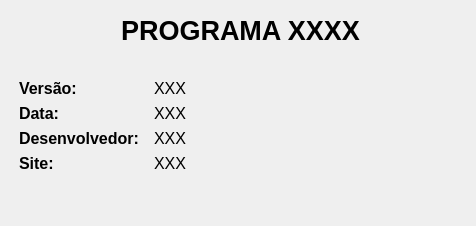
<?xml version="1.0" encoding="UTF-8"?>
<ui version="4.0">
 <class>Dialog</class>
 <widget class="QDialog" name="Dialog">
  <property name="geometry">
   <rect>
    <x>0</x>
    <y>0</y>
    <width>476</width>
    <height>226</height>
   </rect>
  </property>
  <property name="windowTitle">
   <string>Sobre o Programa</string>
  </property>
  <widget class="QLabel" name="lbSoftware">
   <property name="geometry">
    <rect>
     <x>10</x>
     <y>10</y>
     <width>461</width>
     <height>41</height>
    </rect>
   </property>
   <property name="maximumSize">
    <size>
     <width>461</width>
     <height>41</height>
    </size>
   </property>
   <property name="font">
    <font>
     <pointsize>20</pointsize>
     <weight>75</weight>
     <bold>true</bold>
    </font>
   </property>
   <property name="text">
    <string>PROGRAMA XXXX</string>
   </property>
   <property name="alignment">
    <set>Qt::AlignCenter</set>
   </property>
  </widget>
  <widget class="QWidget" name="formLayoutWidget">
   <property name="geometry">
    <rect>
     <x>19</x>
     <y>79</y>
     <width>451</width>
     <height>121</height>
    </rect>
   </property>
   <layout class="QFormLayout" name="formLayout">
    <item row="0" column="0">
     <widget class="QLabel" name="label_2">
      <property name="font">
       <font>
        <pointsize>12</pointsize>
        <weight>75</weight>
        <bold>true</bold>
       </font>
      </property>
      <property name="text">
       <string>Versão:</string>
      </property>
     </widget>
    </item>
    <item row="0" column="1">
     <widget class="QLabel" name="lbVersao">
      <property name="font">
       <font>
        <pointsize>12</pointsize>
        <weight>50</weight>
        <bold>false</bold>
       </font>
      </property>
      <property name="text">
       <string>XXX</string>
      </property>
     </widget>
    </item>
    <item row="1" column="0">
     <widget class="QLabel" name="label_3">
      <property name="font">
       <font>
        <pointsize>12</pointsize>
        <weight>75</weight>
        <bold>true</bold>
       </font>
      </property>
      <property name="text">
       <string>Data:</string>
      </property>
     </widget>
    </item>
    <item row="1" column="1">
     <widget class="QLabel" name="lbDataRevisao">
      <property name="font">
       <font>
        <pointsize>12</pointsize>
        <weight>50</weight>
        <bold>false</bold>
       </font>
      </property>
      <property name="text">
       <string>XXX</string>
      </property>
     </widget>
    </item>
    <item row="2" column="0">
     <widget class="QLabel" name="label_4">
      <property name="font">
       <font>
        <pointsize>12</pointsize>
        <weight>75</weight>
        <bold>true</bold>
       </font>
      </property>
      <property name="text">
       <string>Desenvolvedor:  </string>
      </property>
     </widget>
    </item>
    <item row="2" column="1">
     <widget class="QLabel" name="lbDesenvolvedor">
      <property name="font">
       <font>
        <pointsize>12</pointsize>
        <weight>50</weight>
        <bold>false</bold>
       </font>
      </property>
      <property name="text">
       <string>XXX</string>
      </property>
     </widget>
    </item>
    <item row="3" column="0">
     <widget class="QLabel" name="label_5">
      <property name="font">
       <font>
        <pointsize>12</pointsize>
        <weight>75</weight>
        <bold>true</bold>
       </font>
      </property>
      <property name="text">
       <string>Site:</string>
      </property>
     </widget>
    </item>
    <item row="3" column="1">
     <widget class="QLabel" name="lbSite">
      <property name="font">
       <font>
        <pointsize>12</pointsize>
        <weight>50</weight>
        <bold>false</bold>
       </font>
      </property>
      <property name="text">
       <string>XXX</string>
      </property>
     </widget>
    </item>
   </layout>
  </widget>
 </widget>
 <resources/>
 <connections/>
</ui>
